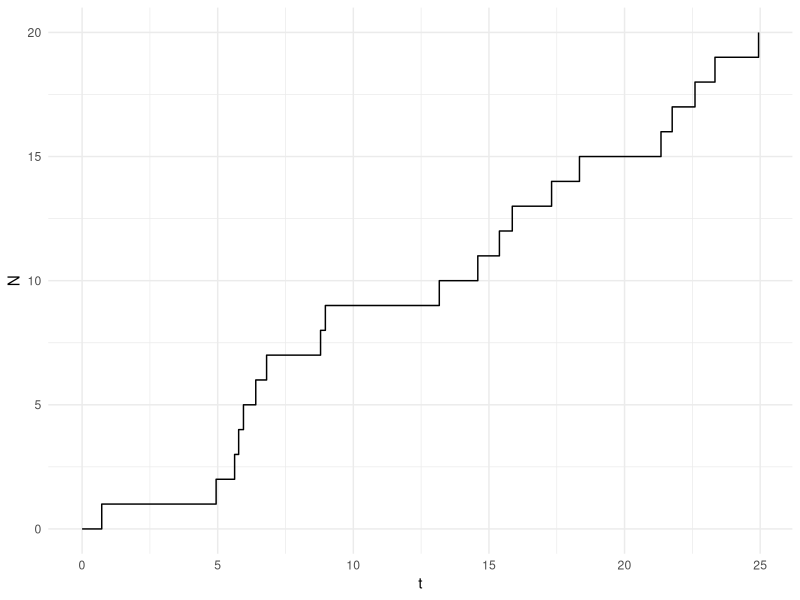
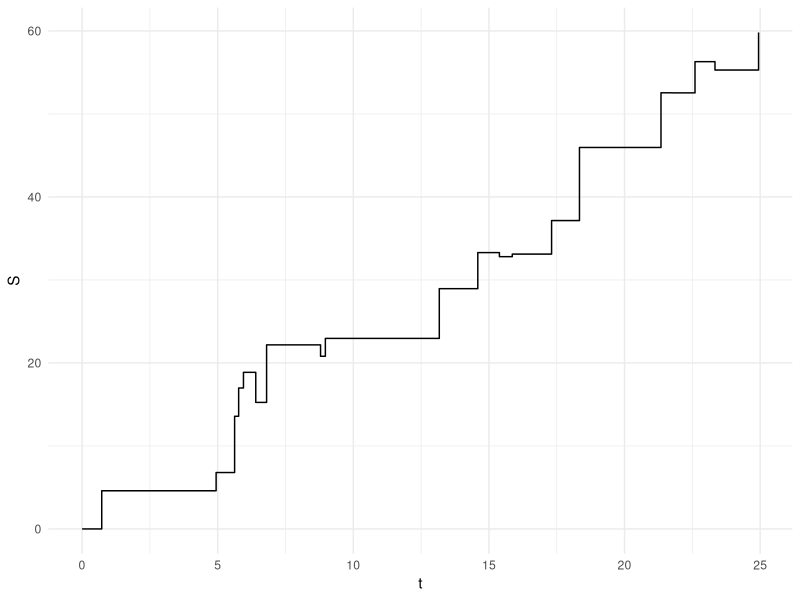
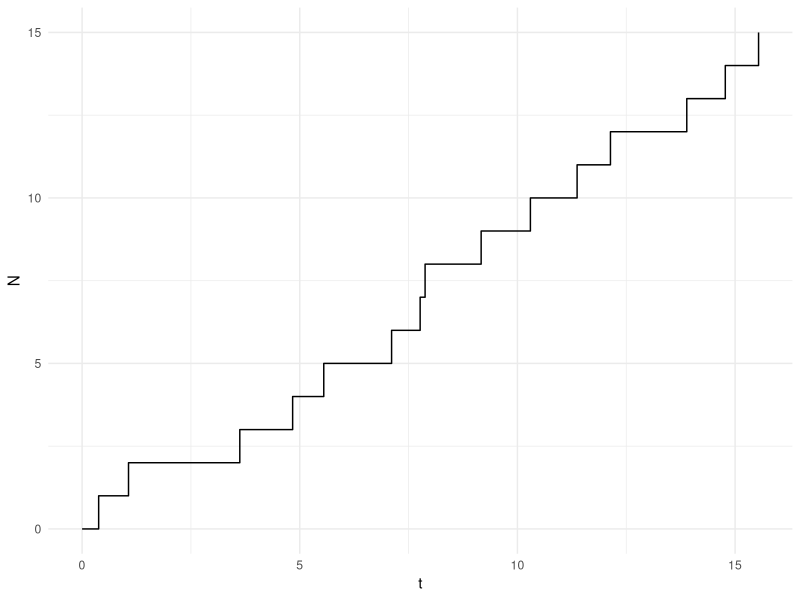
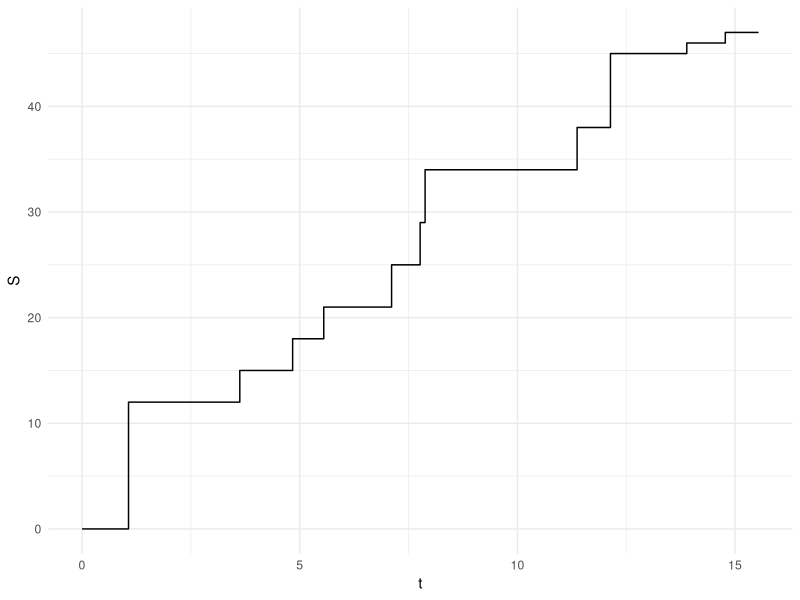
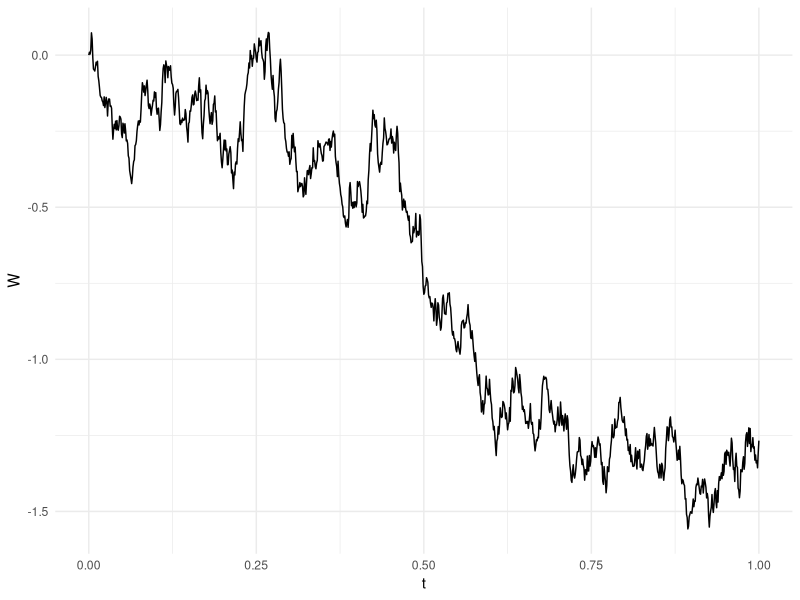
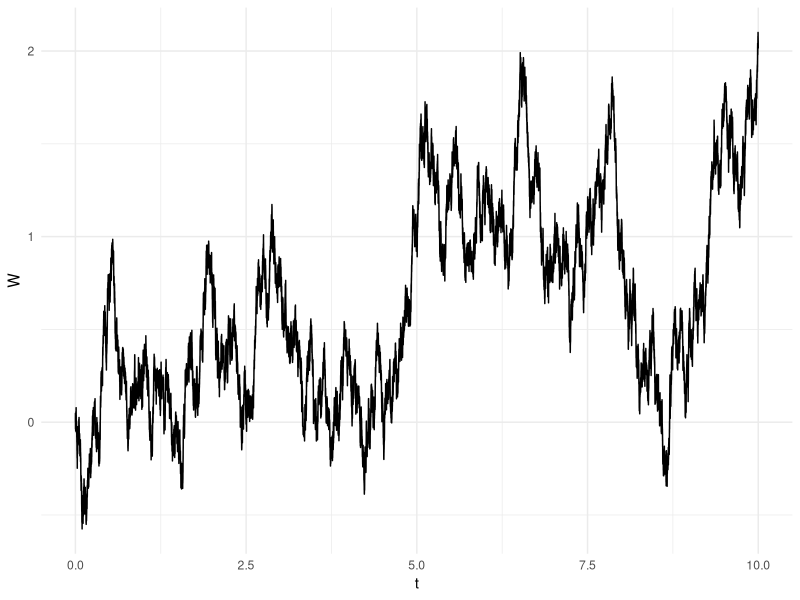

These figures' R source, in order:
# 21/05/20
# INM

require(ggplot2)

# Simularemos un proceso Poisson compuesto.
# S_t = X_1 + X_2 + ... + X_{N__t}
# donde N_t es un proceso Poisson homogéneo con intensidad lambda y
# {X_n} es una sucesión de variables aleatorias iid, independiente de N_t

# X_1 ~ N(mu, sigma^2) con número fijo de saltos
# Recordemos que los tiempos entre saltos del proceso Poisson son vaiid exponenciales
# con parámetro lambda
poisson_compuesto_normal <- function(nsaltos, lambdap, mu, sigma2){
    Tsaltos <- rexp(n = nsaltos, rate = lambdap)
    X <- rnorm(n = nsaltos, mean = mu, sd = sqrt(sigma2))
    return(
        data.frame(
            t = c(0, cumsum(Tsaltos)),
            N = 0:nsaltos,
            S = c(0, cumsum(X))
        )
    )
}

X <- poisson_compuesto_normal(nsaltos = 20, lambdap = 1, mu = pi, sigma2 = 10)

# El proceso Poisson subyacente
ggplot(data = X, aes(x = t, y = N)) +
    geom_step() +
    theme_minimal()

# El proceso Poisson compuesto
ggplot(data = X, aes(x = t, y = S)) +
    geom_step() +
    theme_minimal()

# Para X_1 general, con un número fijo de saltos
poisson_compuesto <- function(nsaltos, lambdap, distx, ...){
    Tsaltos <- rexp(n = nsaltos, rate = lambdap)
    X <- distx(n = nsaltos, ...)
    return(
        data.frame(
            t = c(0, cumsum(Tsaltos)),
            N = 0:nsaltos,
            S = c(0, cumsum(X))
        )
    )
}

X2 <- poisson_compuesto(nsaltos = 15, lambdap = 1, distx = rgeom, prob = 1/3)

# El proceso Poisson subyacente
ggplot(data = X2, aes(x = t, y = N)) +
    geom_step() +
    theme_minimal()

# El proceso Poisson compuesto
ggplot(data = X2, aes(x = t, y = S)) +
    geom_step() +
    theme_minimal()


# Browniano
# W_t es un movimiento browniano estándar si
#   W_0 = 0
#   Tiene incrementos independientes y estacionarios
#   W_t ~ N(0, t)
# Para dt > 0 vamos a simular variables aleatorias N(0,dt)
# y las vamos a sumar
# W_{dt} ~ N(0, dt), W{2dt} = (W_{2dt} - W_{dt}) + W_{dt} ~ N(0, 2dt)
browniano <- function(npasos, dt){
    difW <- rnorm(n = npasos, mean = 0, sd = sqrt(dt))
    W <- cumsum(difW)
    return(
        data.frame(
            t = (0:npasos) * dt,
            W = c(0, W)
        )
    )
}

W1 <- browniano(npasos = 1e3, dt = 1e-3)

ggplot(data = W1, aes(x = t, y = W)) +
    geom_line() +
    theme_minimal()

W2 <- browniano(npasos = 1e5, dt = 1e-4)
ggplot(data = W2, aes(x = t, y = W)) +
    geom_line() +
    theme_minimal()
